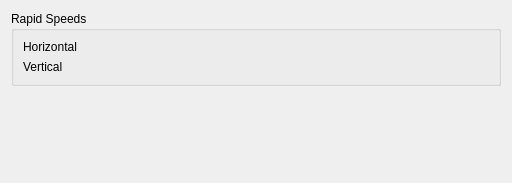
      <widget class="QWidget" name="page_2">
       <property name="geometry">
        <rect>
         <x>0</x>
         <y>0</y>
         <width>512</width>
         <height>183</height>
        </rect>
       </property>
       <attribute name="label">
        <string>Default Values</string>
       </attribute>
       <layout class="QVBoxLayout" name="verticalLayout_8">
        <item>
         <widget class="QGroupBox" name="groupBox_3">
          <property name="title">
           <string>Rapid Speeds</string>
          </property>
          <layout class="QFormLayout" name="formLayout_2">
           <property name="fieldGrowthPolicy">
            <enum>QFormLayout::AllNonFixedFieldsGrow</enum>
           </property>
           <item row="0" column="0">
            <widget class="QLabel" name="label_8">
             <property name="text">
              <string>Horizontal</string>
             </property>
            </widget>
           </item>
           <item row="0" column="1">
            <widget class="Gui::QuantitySpinBox" name="setupRapidHorizontal">
             <property name="sizePolicy">
              <sizepolicy hsizetype="MinimumExpanding" vsizetype="Fixed">
               <horstretch>0</horstretch>
               <verstretch>0</verstretch>
              </sizepolicy>
             </property>
             <property name="toolTip">
              <string>Rapid horizontal speed assigned as HorizRapid to new ToolController</string>
             </property>
            </widget>
           </item>
           <item row="1" column="0">
            <widget class="QLabel" name="label_12">
             <property name="text">
              <string>Vertical</string>
             </property>
            </widget>
           </item>
           <item row="1" column="1">
            <widget class="Gui::QuantitySpinBox" name="setupRapidVertical">
             <property name="sizePolicy">
              <sizepolicy hsizetype="MinimumExpanding" vsizetype="Fixed">
               <horstretch>0</horstretch>
               <verstretch>0</verstretch>
              </sizepolicy>
             </property>
             <property name="toolTip">
              <string>Rapid vertical speed assigned to VertRapid of new ToolController</string>
             </property>
            </widget>
           </item>
          </layout>
         </widget>
        </item>
        <item>
         <spacer name="verticalSpacer_3">
          <property name="orientation">
           <enum>Qt::Vertical</enum>
          </property>
          <property name="sizeHint" stdset="0">
           <size>
            <width>20</width>
            <height>40</height>
           </size>
          </property>
         </spacer>
        </item>
       </layout>
      </widget>
